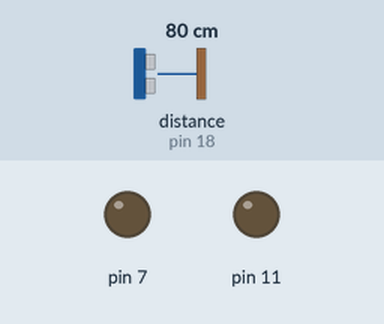
Recording of a program running on a simulated Raspberry Pi (header pin numbers). Parts: output pins drawn as LEDs (lit = HIGH). The test bench sets the inputs (shaded band); at power-on: distance to the obstacle (sensor on pin 18) 80 cm. The echo pulse lasts 58.3 µs per cm; the clock reads 2024-03-15 10:24:30 at power-on unless the program sets it; files the program writes start out absent; pins used as bus, display or sensor lines are not drawn; what the program prints to the terminal is not drawn.

Above: at 0.05 s.
Timing chart, 0 to 3.0 s (numbered marks = the images above):
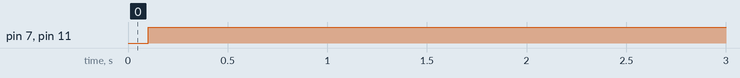

The program:

relay_trigger.py
```python
import os
import time
import RPi.GPIO as GPIO
import datetime

GPIO.setmode(GPIO.BOARD)

TRIG = 10
ECHO = 18
RELAY_PIN = 7
RELAY_PIN_2 = 11

start = 0.0
stop  = 0.0

def measurement():
		global start
		global stop
        GPIO.setup(TRIG, GPIO.OUT)
        GPIO.output(TRIG, False)
        #GPIO.output(TRIG, LOW)
        #GPIO.output(TRIG, 0)

        GPIO.setup(ECHO, GPIO.IN)
        time.sleep(0.1)

        GPIO.setup(RELAY_PIN, GPIO.OUT, initial=GPIO.HIGH)
        GPIO.output(RELAY_PIN, 1)

        GPIO.setup(RELAY_PIN_2, GPIO.OUT, initial=GPIO.HIGH)
        GPIO.output(RELAY_PIN_2, 1)

        print("**************Start Measurement***************")

        GPIO.output(TRIG, 1)
        time.sleep(0.00001)
        GPIO.output(TRIG, 0)

        while GPIO.input(ECHO) == 0:
                start = time.time()

        while GPIO.input(ECHO) == 1:
                stop = time.time()

        measure = (stop - start) * 17150
        #measure = round(measure, 1)
        measure = int(measure)

        print("Container distance : %d cm" % measure)

        return measure

##def check_same_data(items):
##        return all(x == items[0] for x in items)

count = 0

while True:
        while True:
                data = []
                measure = measurement()
                if measure > 20 and measure < 130:
                        for item in range(0,3):
                                data.append(measurement())
                                time.sleep(3)
##                        if check_same_data(data):

                        tolerance = 10
                        if abs(data[0]- data[1]) < tolerance and abs(data[0]- data[2]) < tolerance:
                                print(data[0], data[1], data[2])
                                print("testing the range")
##                              first trigger
                                GPIO.output(RELAY_PIN, 0)
                                GPIO.output(RELAY_PIN_2, 0)
                                time.sleep(0.5) # relay time during on mode
                                GPIO.output(RELAY_PIN, 1)
                                GPIO.output(RELAY_PIN_2, 1)
                                time.sleep(0.5)
##                              second trigger
                                GPIO.output(RELAY_PIN, 0)
                                GPIO.output(RELAY_PIN_2, 0)
                                time.sleep(0.5) # relay time during on mode
                                GPIO.output(RELAY_PIN, 1)
                                GPIO.output(RELAY_PIN_2, 1)
                                time.sleep(0.5)
##                              Third trigger
                                GPIO.output(RELAY_PIN, 0)
                                GPIO.output(RELAY_PIN_2, 0)
                                time.sleep(0.5) # relay time during on mode
                                GPIO.output(RELAY_PIN, 1)
                                GPIO.output(RELAY_PIN_2, 1)
                                count = count + 1
                                path = "/home/pi/"
                                os.chdir(path)
                                with open("Trigger Log.txt", "a") as nemport:
                                        nemport.write("%s\nContainer distance measured values : %s %s %s\nTrigger time : %s\n" % (count, data[0], data[1], data[2], datetime.datetime.now()))
                                        nemport.write("-----------------------------*************------------------------\n")
                                print("trigger time : %s" % datetime.datetime.now())
                                waiting_time = 0
                                while True:
                                        new_measurement = measurement()
                                        if data[len(data)-1] == new_measurement or data[len(data)-1] == new_measurement-1\
                                        or data[len(data)-1] == new_measurement+1\
                                        or data[len(data)-1] == new_measurement - 2 or data[len(data)-1] == new_measurement +2:
                                                time.sleep(10)
                                                waiting_time  = waiting_time + 1
                                                print("waiting time : %d sn" % (10 * waiting_time))
                                        else:
                                                break


                time.sleep(5)

        GPIO.cleanup()
```

Measured:
- by itself, pin 7, pin 11: repeats every 1.0 s: LOW 0.50 s, HIGH 0.50 s, until it stays HIGH from 11.9 s
